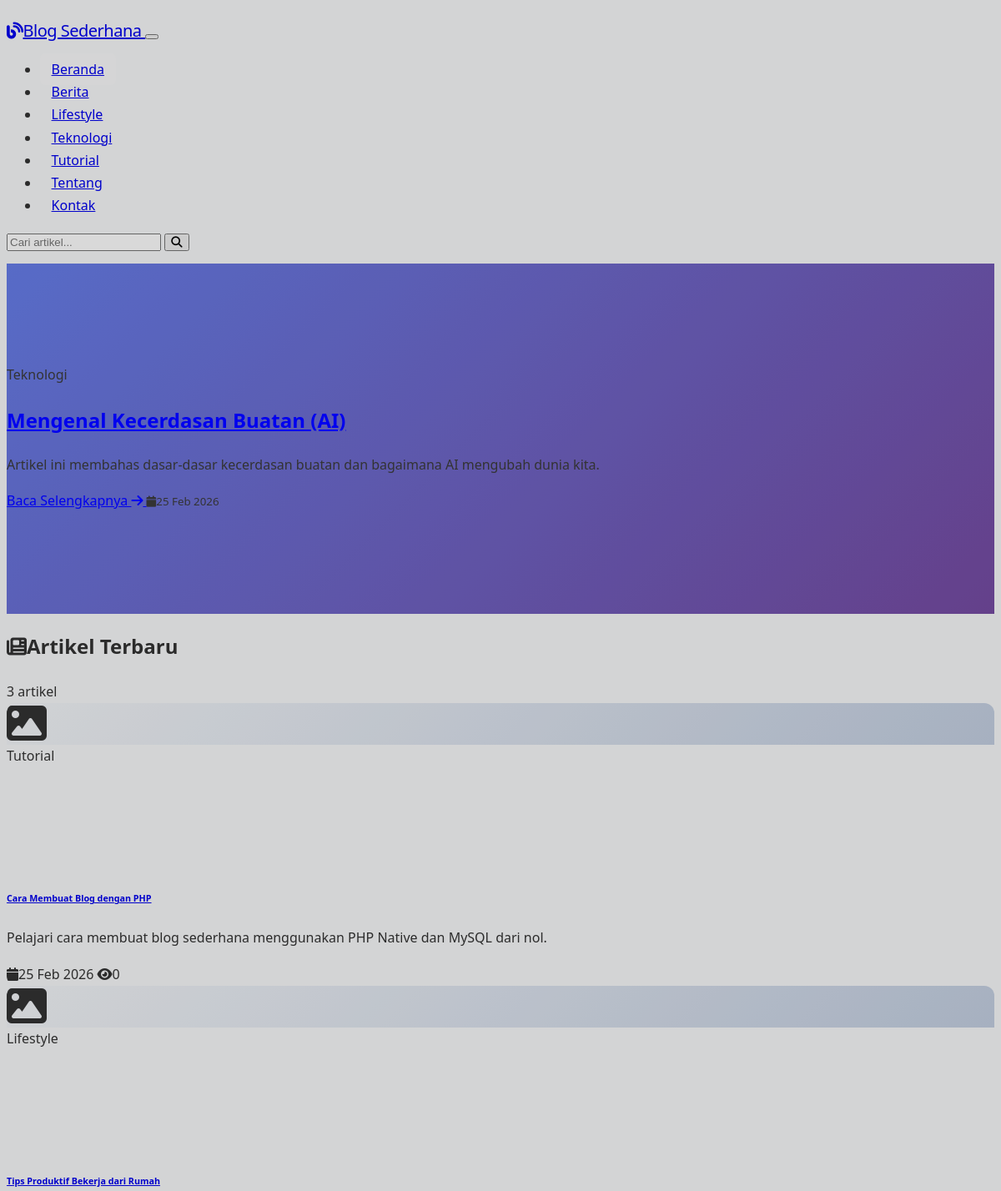
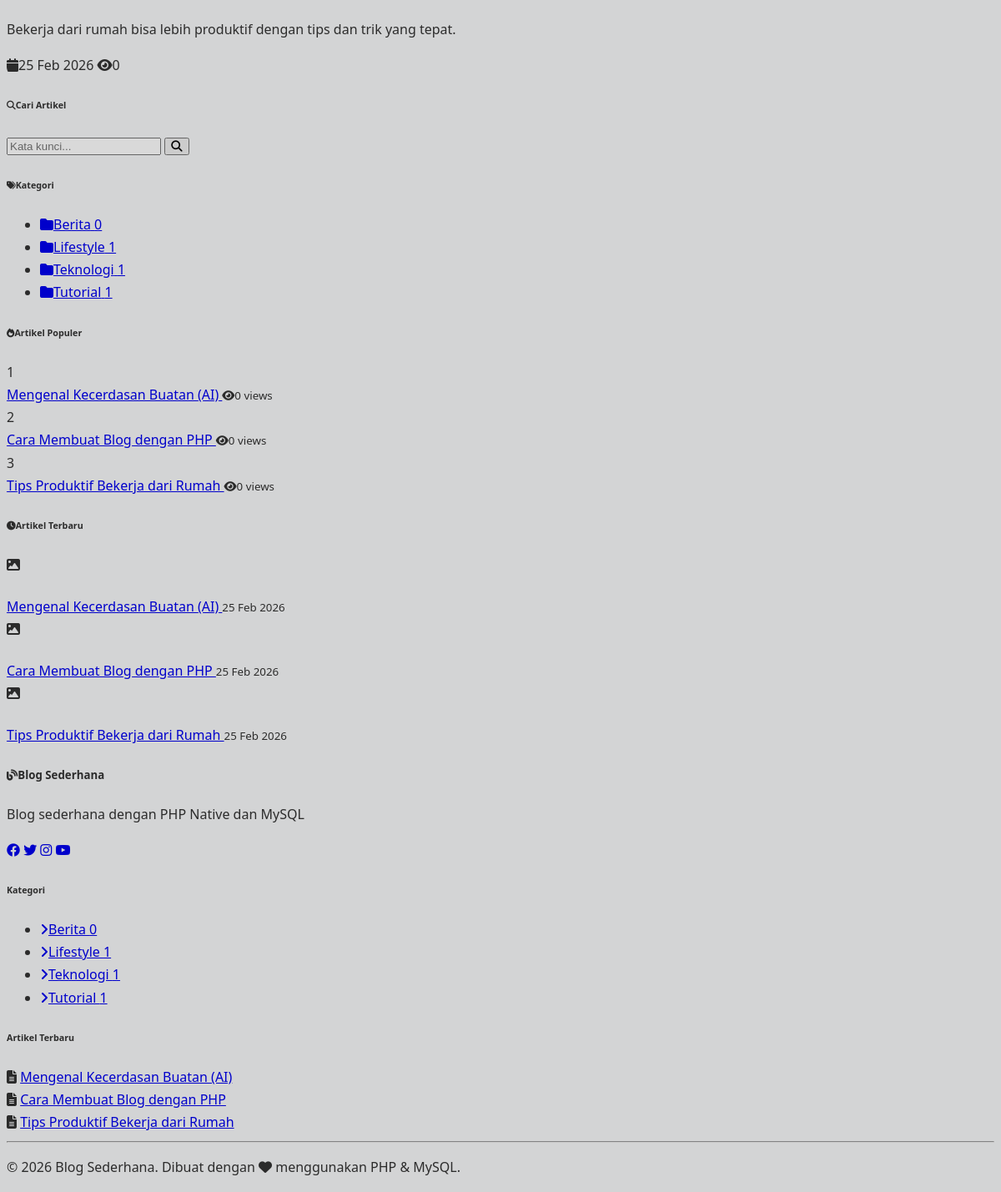
The page / on the database its author committed (2 pictures, top to bottom).
### tables this page shows
CREATE TABLE IF NOT EXISTS categories (
    id INT AUTO_INCREMENT PRIMARY KEY,
    name VARCHAR(100) NOT NULL,
    slug VARCHAR(100) NOT NULL UNIQUE,
    description TEXT,
    created_at TIMESTAMP DEFAULT CURRENT_TIMESTAMP
);

CREATE TABLE IF NOT EXISTS articles (
    id INT AUTO_INCREMENT PRIMARY KEY,
    category_id INT,
    title VARCHAR(255) NOT NULL,
    slug VARCHAR(255) NOT NULL UNIQUE,
    excerpt TEXT,
    content LONGTEXT NOT NULL,
    image VARCHAR(255),
    status ENUM('draft', 'published') DEFAULT 'draft',
    views INT DEFAULT 0,
    created_at TIMESTAMP DEFAULT CURRENT_TIMESTAMP,
    updated_at TIMESTAMP DEFAULT CURRENT_TIMESTAMP ON UPDATE CURRENT_TIMESTAMP,
    FOREIGN KEY (category_id) REFERENCES categories(id) ON DELETE SET NULL
);

### includes/functions.php (called while the page is built, shortened)
<?php
function getArticles($limit = null, $offset = 0, $status = 'published') {
    $db = getDB();
    $sql = "SELECT a.*, c.name as category_name, c.slug as category_slug
            FROM articles a
            LEFT JOIN categories c ON a.category_id = c.id
            WHERE a.status = ?
            ORDER BY a.created_at DESC";
    if ($limit) $sql .= " LIMIT $limit OFFSET $offset";
    $stmt = $db->prepare($sql);
    $stmt->execute([$status]);
    return $stmt->fetchAll();
}
function countArticles($status = 'published') {
    $db = getDB();
    $stmt = $db->prepare("SELECT COUNT(*) FROM articles WHERE status = ?");
    $stmt->execute([$status]);
    return $stmt->fetchColumn();
}
function getCategories() {
    $db = getDB();
    return $db->query("SELECT c.*, COUNT(a.id) as article_count
                        FROM categories c
                        LEFT JOIN articles a ON c.id = a.category_id AND a.status = 'published'
                        GROUP BY c.id
                        ORDER BY c.name ASC")->fetchAll();
}
function formatDate($date, $format = 'd M Y') {
    $months = ['Jan','Feb','Mar','Apr','Mei','Jun','Jul','Agu','Sep','Okt','Nov','Des'];
    $d = date('d', strtotime($date));
    $m = $months[(int)date('m', strtotime($date)) - 1];
    $y = date('Y', strtotime($date));
    return "$d $m $y";
}
function truncate($text, $length = 150) {
    $text = strip_tags($text);
    if (strlen($text) <= $length) return $text;
    return substr($text, 0, $length) . '...';
}
function sanitize($input) {
    return htmlspecialchars(trim($input), ENT_QUOTES, 'UTF-8');
}
function getRecentArticles($limit = 5) {
    $db = getDB();
    $stmt = $db->prepare("SELECT id, title, slug, image, created_at FROM articles WHERE status = 'published' ORDER BY created_at DESC LIMIT ?");
    $stmt->execute([$limit]);
    return $stmt->fetchAll();
}
function getPopularArticles($limit = 5) {
    $db = getDB();
    $stmt = $db->prepare("SELECT id, title, slug, image, views FROM articles WHERE status = 'published' ORDER BY views DESC LIMIT ?");
    $stmt->execute([$limit]);
    return $stmt->fetchAll();
}

### index.php (the view, shortened to what this page needs)
<?php
require_once 'includes/header.php';
$currentPage_num = isset($_GET['page']) ? max(1, (int)$_GET['page']) : 1;
$offset = ($currentPage_num - 1) * POSTS_PER_PAGE;
$totalArticles = countArticles();
$articles = getArticles(POSTS_PER_PAGE, $offset);
$featuredArticle = $articles[0] ?? null;
?>
<?php if ($featuredArticle): ?>
<section class="hero-section position-relative text-white mb-5" style="background: linear-gradient(135deg, #667eea 0%, #764ba2 100%); min-height: 420px; display:flex; align-items:center;">
    <div class="container py-5">
        <div class="row align-items-center">
            <div class="col-lg-7">
                <span class="badge bg-warning text-dark mb-3 fs-6"><?= sanitize($featuredArticle['category_name'] ?? 'Umum') ?></span>
                <h1 class="display-5 fw-bold mb-3">
                    <a href="<?= SITE_URL ?>/article.php?slug=<?= $featuredArticle['slug'] ?>" class="text-white text-decoration-none">
                        <?= sanitize($featuredArticle['title']) ?>
                    </a>
                </h1>
                <p class="lead mb-4 opacity-90"><?= truncate($featuredArticle['excerpt'] ?: $featuredArticle['content'], 180) ?></p>
                <div class="d-flex align-items-center gap-3">
                    <a href="<?= SITE_URL ?>/article.php?slug=<?= $featuredArticle['slug'] ?>" class="btn btn-warning fw-bold px-4">
                        Baca Selengkapnya <i class="fas fa-arrow-right ms-1"></i>
                    </a>
                    <small class="opacity-75"><i class="fas fa-calendar me-1"></i><?= formatDate($featuredArticle['created_at']) ?></small>
                </div>
            </div>
        </div>
    </div>
</section>
<?php endif; ?>
<div class="container">
    <div class="row g-4">
        <div class="col-lg-8">
            <div class="d-flex justify-content-between align-items-center mb-4">
                <h2 class="fw-bold h4 mb-0"><i class="fas fa-newspaper text-primary me-2"></i>Artikel Terbaru</h2>
                <span class="text-muted small"><?= $totalArticles ?> artikel</span>
            </div>
            <?php if (empty($articles)): ?>
            <div class="alert alert-info">Belum ada artikel. <a href="<?= SITE_URL ?>/admin">Buat artikel pertama!</a></div>
            <?php else: ?>
            <div class="row g-4">
                <?php foreach ($articles as $i => $article): ?>
                <?php if ($i === 0 && $currentPage_num === 1) continue;  ?>
                <div class="col-md-6">
                    <div class="card h-100 border-0 shadow-sm article-card">
                        <div class="position-relative overflow-hidden" style="height: 200px;">
                            <?php if ($article['image']): ?>
                            <img src="<?= UPLOAD_URL . sanitize($article['image']) ?>" alt="<?= sanitize($article['title']) ?>" class="card-img-top h-100 w-100" style="object-fit:cover;">
                            <?php else: ?>
                            <div class="bg-gradient h-100 d-flex align-items-center justify-content-center" style="background: linear-gradient(135deg, #f5f7fa 0%, #c3cfe2 100%);">
                                <i class="fas fa-image text-secondary fa-3x"></i>
                            </div>
                            <?php endif; ?>
                            <?php if ($article['category_name']): ?>
                            <span class="badge bg-primary position-absolute top-0 start-0 m-2"><?= sanitize($article['category_name']) ?></span>
                            <?php endif; ?>
                        </div>
                        <div class="card-body d-flex flex-column p-3">
                            <h6 class="card-title fw-bold mb-2">
                                <a href="<?= SITE_URL ?>/article.php?slug=<?= $article['slug'] ?>" class="text-decoration-none text-dark stretched-link">
                                    <?= sanitize($article['title']) ?>
                                </a>
                            </h6>
                            <p class="card-text text-muted small flex-grow-1 mb-2"><?= truncate($article['excerpt'] ?: $article['content'], 100) ?></p>
                            <div class="d-flex justify-content-between align-items-center text-muted small mt-auto">
                                <span><i class="fas fa-calendar me-1"></i><?= formatDate($article['created_at']) ?></span>
                                <span><i class="fas fa-eye me-1"></i><?= number_format($article['views']) ?></span>
                            </div>
                        </div>
                    </div>
                </div>
                <?php endforeach; ?>
            </div>
            <?php endif; ?>
        </div>
        <div class="col-lg-4">
            <?php include 'includes/sidebar.php'; ?>
        </div>
    </div>
</div>
<?php require_once 'includes/footer.php'; ?>

### includes/header.php (shortened to what this page needs)
<?php
require_once __DIR__ . '/functions.php';
$categories = getCategories();
$currentPage = basename($_SERVER['PHP_SELF']);
?>
<!DOCTYPE html>
<html lang="id">
<head>
    <link rel="stylesheet" href="<?= SITE_URL ?>/assets/css/bootstrap.min.css">
    <link rel="stylesheet" href="https://cdnjs.cloudflare.com/ajax/libs/font-awesome/6.4.0/css/all.min.css">
    <link rel="stylesheet" href="<?= SITE_URL ?>/assets/css/style.css">
</head>
<body>
<nav class="navbar navbar-expand-lg navbar-dark bg-primary sticky-top shadow">
    <div class="container">
        <a class="navbar-brand fw-bold" href="<?= SITE_URL ?>">
            <i class="fas fa-blog me-2"></i><?= SITE_NAME ?>
        </a>
        <button class="navbar-toggler" type="button" data-bs-toggle="collapse" data-bs-target="#navbarNav">
        </button>
        <div class="collapse navbar-collapse" id="navbarNav">
            <ul class="navbar-nav me-auto">
                <li class="nav-item">
                    <a class="nav-link <?= $currentPage == 'index.php' ? 'active' : '' ?>" href="<?= SITE_URL ?>">Beranda</a>
                </li>
                <?php foreach ($categories as $cat): ?>
                <li class="nav-item">
                    <a class="nav-link" href="<?= SITE_URL ?>/category.php?slug=<?= $cat['slug'] ?>">
                        <?= sanitize($cat['name']) ?>
                    </a>
                </li>
                <?php endforeach; ?>
                <li class="nav-item">
                    <a class="nav-link <?= $currentPage == 'about.php' ? 'active' : '' ?>" href="<?= SITE_URL ?>/about.php">Tentang</a>
                </li>
                <li class="nav-item">
                    <a class="nav-link <?= $currentPage == 'contact.php' ? 'active' : '' ?>" href="<?= SITE_URL ?>/contact.php">Kontak</a>
                </li>
            </ul>
            <form class="d-flex" action="<?= SITE_URL ?>/search.php" method="GET">
                <input class="form-control form-control-sm me-2" type="search" name="q" placeholder="Cari artikel..." value="<?= isset($_GET['q']) ? sanitize($_GET['q']) : '' ?>">
                <button class="btn btn-outline-light btn-sm" type="submit"><i class="fas fa-search"></i></button>
            </form>
        </div>
    </div>
</nav>

### includes/sidebar.php (shortened to what this page needs)
<div class="card border-0 shadow-sm mb-4">
    <div class="card-body">
        <h6 class="fw-bold mb-3"><i class="fas fa-search text-primary me-2"></i>Cari Artikel</h6>
        <form action="<?= SITE_URL ?>/search.php" method="GET">
            <div class="input-group">
                <input type="search" name="q" class="form-control" placeholder="Kata kunci..." value="<?= isset($_GET['q']) ? sanitize($_GET['q']) : '' ?>">
                <button class="btn btn-primary" type="submit"><i class="fas fa-search"></i></button>
            </div>
        </form>
    </div>
</div>
<div class="card border-0 shadow-sm mb-4">
    <div class="card-body">
        <h6 class="fw-bold mb-3"><i class="fas fa-tags text-primary me-2"></i>Kategori</h6>
        <ul class="list-unstyled mb-0">
            <?php foreach (getCategories() as $cat): ?>
            <li class="mb-2">
                <a href="<?= SITE_URL ?>/category.php?slug=<?= $cat['slug'] ?>" class="d-flex justify-content-between align-items-center text-decoration-none text-dark p-2 rounded hover-bg">
                    <span><i class="fas fa-folder text-warning me-2"></i><?= sanitize($cat['name']) ?></span>
                    <span class="badge bg-primary rounded-pill"><?= $cat['article_count'] ?></span>
                </a>
            </li>
            <?php endforeach; ?>
        </ul>
    </div>
</div>
<div class="card border-0 shadow-sm mb-4">
    <div class="card-body">
        <h6 class="fw-bold mb-3"><i class="fas fa-fire text-danger me-2"></i>Artikel Populer</h6>
        <?php foreach (getPopularArticles(5) as $i => $art): ?>
        <div class="d-flex align-items-start mb-3">
            <span class="badge bg-primary me-2 mt-1"><?= $i + 1 ?></span>
            <div>
                <a href="<?= SITE_URL ?>/article.php?slug=<?= $art['slug'] ?>" class="text-dark text-decoration-none small fw-semibold d-block mb-1">
                    <?= sanitize($art['title']) ?>
                </a>
                <small class="text-muted"><i class="fas fa-eye me-1"></i><?= number_format($art['views']) ?> views</small>
            </div>
        </div>
        <?php endforeach; ?>
    </div>
</div>
<div class="card border-0 shadow-sm">
    <div class="card-body">
        <h6 class="fw-bold mb-3"><i class="fas fa-clock text-success me-2"></i>Artikel Terbaru</h6>
        <?php foreach (getRecentArticles(5) as $art): ?>
        <div class="d-flex align-items-center mb-3">
            <?php if ($art['image']): ?>
            <img src="<?= UPLOAD_URL . sanitize($art['image']) ?>" alt="" class="rounded me-2 flex-shrink-0" width="50" height="50" style="object-fit:cover;">
            <?php else: ?>
            <div class="bg-light rounded me-2 flex-shrink-0 d-flex align-items-center justify-content-center" style="width:50px;height:50px;">
                <i class="fas fa-image text-secondary small"></i>
            </div>
            <?php endif; ?>
            <div>
                <a href="<?= SITE_URL ?>/article.php?slug=<?= $art['slug'] ?>" class="text-dark text-decoration-none small fw-semibold d-block">
                    <?= sanitize($art['title']) ?>
                </a>
                <small class="text-muted"><?= formatDate($art['created_at']) ?></small>
            </div>
        </div>
        <?php endforeach; ?>
    </div>
</div>

### includes/footer.php (shortened to what this page needs)
<footer class="bg-dark text-light py-5 mt-5">
    <div class="container">
        <div class="row g-4">
            <div class="col-md-4">
                <h5 class="fw-bold mb-3"><i class="fas fa-blog me-2"></i><?= SITE_NAME ?></h5>
                <p class="text-muted"><?= SITE_DESCRIPTION ?></p>
                <div class="d-flex gap-3">
                    <a href="#" class="text-muted fs-5"><i class="fab fa-facebook"></i></a>
                    <a href="#" class="text-muted fs-5"><i class="fab fa-twitter"></i></a>
                    <a href="#" class="text-muted fs-5"><i class="fab fa-instagram"></i></a>
                    <a href="#" class="text-muted fs-5"><i class="fab fa-youtube"></i></a>
                </div>
            </div>
            <div class="col-md-4">
                <h6 class="fw-bold mb-3">Kategori</h6>
                <ul class="list-unstyled">
                    <?php foreach (getCategories() as $cat): ?>
                    <li class="mb-1">
                        <a href="<?= SITE_URL ?>/category.php?slug=<?= $cat['slug'] ?>" class="text-muted text-decoration-none">
                            <i class="fas fa-angle-right me-1"></i><?= sanitize($cat['name']) ?>
                            <span class="badge bg-secondary ms-1"><?= $cat['article_count'] ?></span>
                        </a>
                    </li>
                    <?php endforeach; ?>
                </ul>
            </div>
            <div class="col-md-4">
                <h6 class="fw-bold mb-3">Artikel Terbaru</h6>
                <?php foreach (getRecentArticles(3) as $recent): ?>
                <div class="d-flex mb-2">
                    <i class="fas fa-file-alt text-primary me-2 mt-1"></i>
                    <a href="<?= SITE_URL ?>/article.php?slug=<?= $recent['slug'] ?>" class="text-muted text-decoration-none small">
                        <?= sanitize($recent['title']) ?>
                    </a>
                </div>
                <?php endforeach; ?>
            </div>
        </div>
        <hr class="my-4 border-secondary">
        <div class="text-center text-muted small">
            <p class="mb-0">&copy; <?= date('Y') ?> <?= SITE_NAME ?>. Dibuat dengan <i class="fas fa-heart text-danger"></i> menggunakan PHP & MySQL.</p>
        </div>
    </div>
</footer>
</body>
</html>

### assets/css/style.css (style rules this page uses)
body { font-family: 'Segoe UI', Tahoma, Geneva, Verdana, sans-serif; background-color: #f8f9fa; color: #333; line-height: 1.7; }
a { transition: all 0.2s ease; }
.navbar { padding: 0.75rem 0; }
.navbar-brand { font-size: 1.25rem; letter-spacing: -0.5px; }
.nav-link { font-weight: 500; padding: 0.5rem 0.85rem !important; border-radius: 6px; transition: background 0.2s; }
.nav-link.active { background: rgba(255,255,255,0.2) !important; }
.article-card { transition: transform 0.25s, box-shadow 0.25s; border-radius: 12px; overflow: hidden; }
.hero-section::after { content: ''; position: absolute; inset: 0; background: rgba(0,0,0,0.15); z-index: 0; }
.hero-section .container { position: relative; z-index: 1; }

### rows shown on the page
categories: name "Berita", article_count "0"
categories: name "Lifestyle", article_count "1"
categories: name "Teknologi", article_count "1"
categories: name "Tutorial", article_count "1"
articles: title "Mengenal Kecerdasan Buatan (AI)", excerpt "Artikel ini membahas dasar-dasar kecerdasan buatan dan bagaimana AI mengubah dunia kita.", created_at "25 Feb 2026", views "0"
articles: category.name "Tutorial", title "Cara Membuat Blog dengan PHP", excerpt "Pelajari cara membuat blog sederhana menggunakan PHP Native dan MySQL dari nol.", created_at "25 Feb 2026", views "0"
articles: category.name "Lifestyle", title "Tips Produktif Bekerja dari Rumah", excerpt "Bekerja dari rumah bisa lebih produktif dengan tips dan trik yang tepat.", created_at "25 Feb 2026", views "0"

### other values the page prints
SITE_NAME "Blog Sederhana"
$totalArticles "3"
SITE_DESCRIPTION "Blog sederhana dengan PHP Native dan MySQL"
